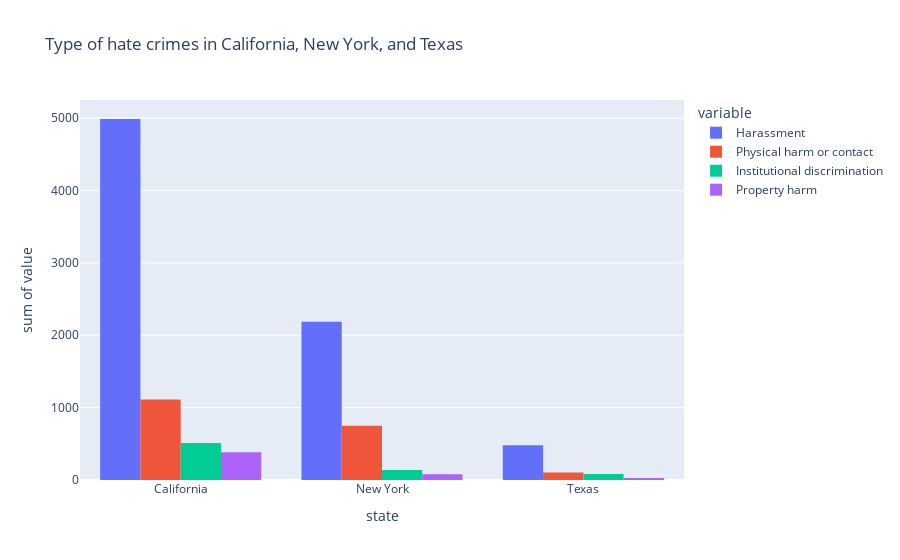

Here is the notebook cell this chart was saved with:
### Markdown cell above
## HARASSMENT

### Code cell
# bar plot for harassment, physical harm, institutional discrimination, and property harm
# sort by total amount of hate crimes
_fig = px.histogram(data_type, x = 'state', y = ['Harassment', 'Physical harm or contact', 'Institutional discrimination', 'Property harm'], barmode = 'group', title = 'Type of hate crimes in California, New York, and Texas')

#make bar plot pretty
_fig.update_layout(xaxis={'categoryorder':'total descending'}) 

_fig.show()
# fig = px.bar(data_type, x = 'state', y = 'Harassment', barmode = 'group', title = 'Type of hate crimes in California, New York, and Texas')
# fig.show()

#make chart pretty

### Figure 1 — Plotly figure (JSON) as saved in the notebook; plotly's stock layout.template omitted (floating-point values rounded to 4 significant figures)
{"data": [{"alignmentgroup": "True", "bingroup": "x", "histfunc": "sum", "hovertemplate": "variable=Harassment<br>state=%{x}<br>sum of value=%{y}<extra></extra>", "legendgroup": "Harassment", "marker": {"color": "#636efa", "pattern": {"shape": ""}}, "name": "Harassment", "offsetgroup": "Harassment", "orientation": "v", "showlegend": true, "type": "histogram", "x": ["California", "New York", "Texas"], "xaxis": "x", "y": [4986, 2187, 481], "yaxis": "y"}, {"alignmentgroup": "True", "bingroup": "x", "histfunc": "sum", "hovertemplate": "variable=Physical harm or contact<br>state=%{x}<br>sum of value=%{y}<extra></extra>", "legendgroup": "Physical harm or contact", "marker": {"color": "#EF553B", "pattern": {"shape": ""}}, "name": "Physical harm or contact", "offsetgroup": "Physical harm or contact", "orientation": "v", "showlegend": true, "type": "histogram", "x": ["California", "New York", "Texas"], "xaxis": "x", "y": [1112, 751, 104], "yaxis": "y"}, {"alignmentgroup": "True", "bingroup": "x", "histfunc": "sum", "hovertemplate": "variable=Institutional discrimination<br>state=%{x}<br>sum of value=%{y}<extra></extra>", "legendgroup": "Institutional discrimination", "marker": {"color": "#00cc96", "pattern": {"shape": ""}}, "name": "Institutional discrimination", "offsetgroup": "Institutional discrimination", "orientation": "v", "showlegend": true, "type": "histogram", "x": ["California", "New York", "Texas"], "xaxis": "x", "y": [510, 137, 83], "yaxis": "y"}, {"alignmentgroup": "True", "bingroup": "x", "histfunc": "sum", "hovertemplate": "variable=Property harm<br>state=%{x}<br>sum of value=%{y}<extra></extra>", "legendgroup": "Property harm", "marker": {"color": "#ab63fa", "pattern": {"shape": ""}}, "name": "Property harm", "offsetgroup": "Property harm", "orientation": "v", "showlegend": true, "type": "histogram", "x": ["California", "New York", "Texas"], "xaxis": "x", "y": [382, 78, 29], "yaxis": "y"}], "layout": {"barmode": "group", "legend": {"title": {"text": "variable"}, "tracegroupgap": 0}, "title": {"text": "Type of hate crimes in California, New York, and Texas"}, "xaxis": {"anchor": "y", "categoryorder": "total descending", "domain": [0, 1], "title": {"text": "state"}}, "yaxis": {"anchor": "x", "domain": [0, 1], "title": {"text": "sum of value"}}}}
